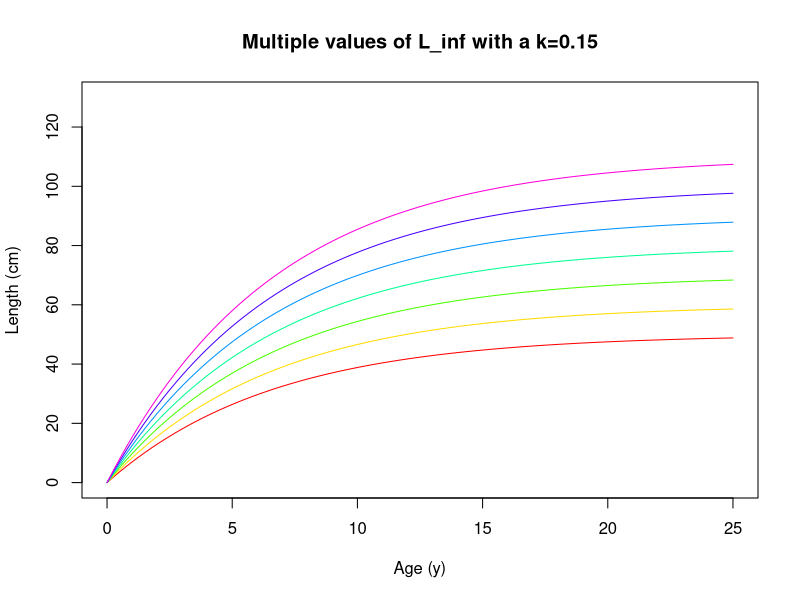

Write the R code that produced this figure.
## ---- chunk 1
vbg <- function(k,Linf,x) Linf*(1-exp(-k*x))
Linf <- seq(50,110,10)
col<-rainbow(length(Linf))

for(i in seq_along(Linf)) {
    curve(vbg(.15, Linf[i], x), from=0, to=25, add=i!=1, col=col[i], ylim=c(0,130), ylab = "Length (cm)", xlab = "Age (y)", main="Multiple values of L_inf with a k=0.15")
}

